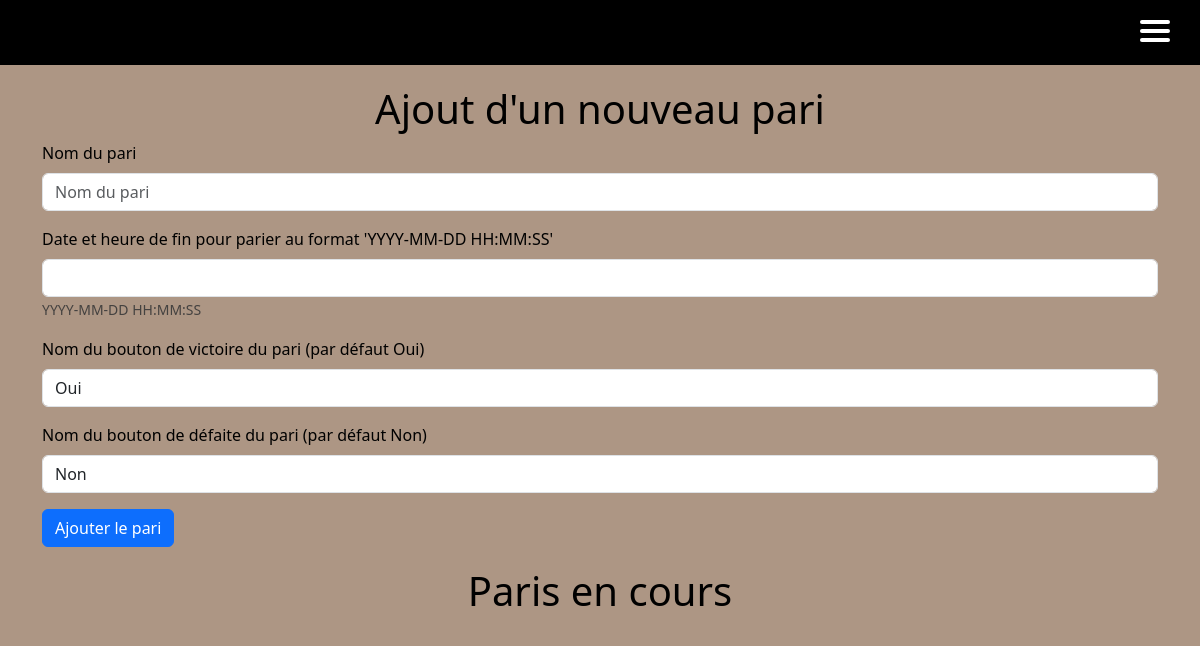
Before: /staff/betCreator/ (signed in) with the older database file.
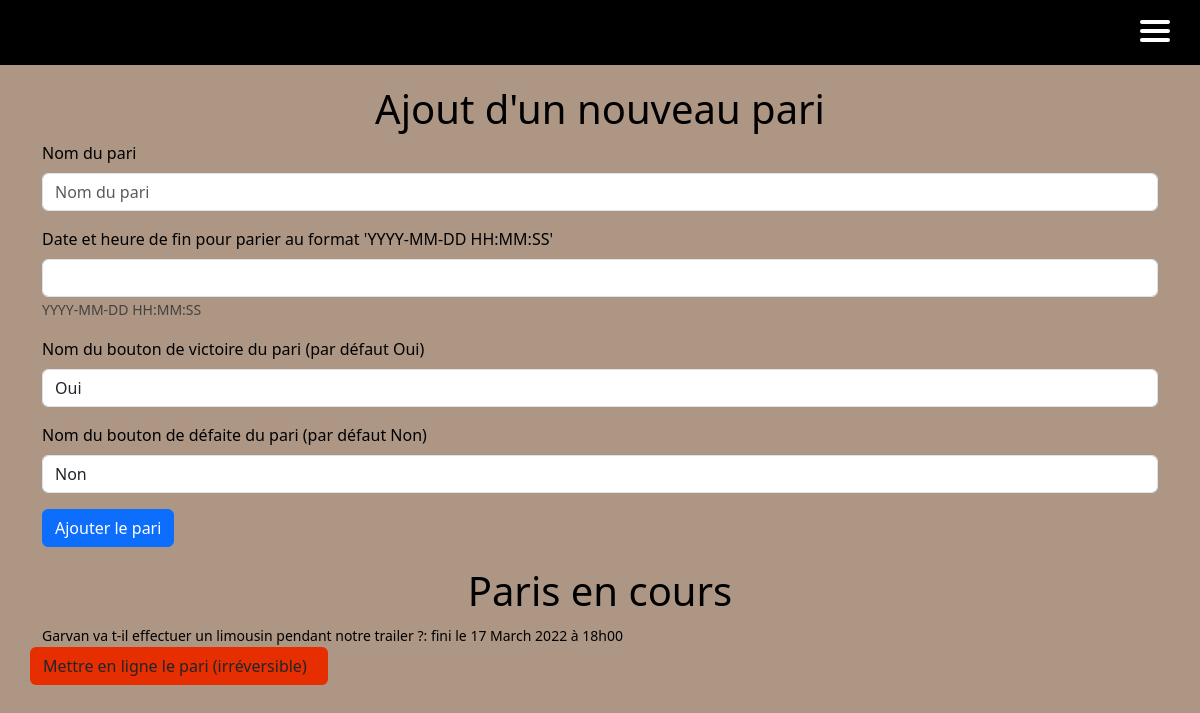
After: the same page with the newer database file.
### main_app/models.py (models this page shows)
class Bets(models.Model):
    id = models.AutoField(primary_key=True, unique=True)
    bet_name = models.CharField(max_length=256, unique=True)
    win_rate = models.DecimalField(max_digits=4, decimal_places=2, default=2.00)
    win_vote = models.IntegerField(default=0)
    win_gains = models.DecimalField(max_digits=12, decimal_places=2, default=1.00)
    win_name = models.CharField(max_length=128, null=False, default="Oui")
    lose_rate = models.DecimalField(max_digits=4, decimal_places=2, default=2.00)
    lose_vote = models.IntegerField(default=0)
    lose_gains = models.DecimalField(max_digits=12, decimal_places=2, default=1.00)
    lose_name = models.CharField(max_length=128, null=False, default="Non")
    created = models.DateTimeField(auto_now_add=True)
    ended = models.DateTimeField(help_text='YYYY-MM-DD HH:MM:SS')
    visible = models.BooleanField(default=False)
    closed_bet = models.BooleanField(default=False)
    RESULT = (
        ('W', 'Win'),
        ('L', 'Lose')
    )
    result = models.CharField(max_length=1, choices=RESULT, blank=False)

### main_app/views.py (the view, shortened to what this page needs)
# urls.py: path("staff/betCreator/", views.betCreator, name="betCreator"),
def betCreator(request):
    try:
        user = User.objects.get(pk=request.user.id)
        betform = AddBetForm()
        bets = Bets.objects.all()
        return render(request, 'bets/betCreator.html', {'user': user, 'betform': betform, 'bets': bets})
    except User.DoesNotExist:
        messages.error(request, "Tu dois être membre du staff pour accéder à cette page")

### main_app/forms.py
class AddBetForm(ModelForm):
    class Meta:
        model = Bets
        fields = ['bet_name', 'ended', 'win_name', 'lose_name']
        labels = {
            'bet_name': 'Nom du pari',
            'ended': 'Date et heure de fin pour parier au format \'YYYY-MM-DD HH:MM:SS\'',
            'win_name': 'Nom du bouton de victoire du pari (par défaut Oui)',
            'lose_name': 'Nom du bouton de défaite du pari (par défaut Non)'
        }

### templates/bets/betCreator.html (shortened to what this page needs)
{% extends 'main.html' %}
{% block content %}
{% load bootstrap5 %}
{% bootstrap_css %}
{% include 'nav.html' %}
{% if user.is_staff %}
    <div class="container">
      <h1 style="text-align: center; margin-top:20px">Ajout d'un nouveau pari</h1>
        <form class="form" action="" method="POST">
          {% bootstrap_form betform %}
          {% buttons %}
              <button class="btn btn--main btn btn-primary" type="submit">
                Ajouter le pari
              </button>
          {% endbuttons %}
        </form>
    </div>
    <h1 style="text-align: center; margin-top:20px">Paris en cours</h1>
    <div class="container">
        {% for bet in bets %}
            <small>{{ bet.bet_name }}: fini le {{bet.ended | date:"d"}} {{bet.ended  | date:"F"}} {{bet.ended  | date:"o"}} à {{bet.ended | date:"H"}}h{{bet.ended | date:"i"}} <br></small>
            {% if not bet.visible %}
                <a class="row btn" style="background-color: #e62e00; padding-right: 20px" href="{% url "setVisibleBet" id_bet=bet.id %}" id="setVisibleBet{{ bet.id }}">
                    Mettre en ligne le pari (irréversible)
                </a>
            {% endif %}
            <br>
        {% endfor %}
    </div>
{% endif %}
{% endblock %}

Changed rows visible on the page:
added Bets: bet_name "Garvan va t-il effectuer un limousin pendant notre trailer ?", ended "17", ended "March", ended "2022", ended "18", ended "00"
